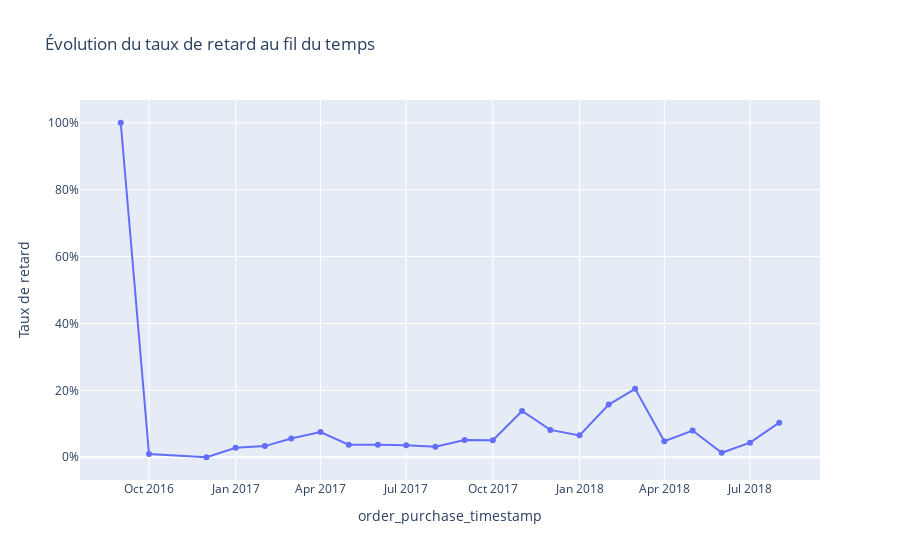

Notebook code for this chart:
### Code cell
monthly = (
    df.groupby(df["order_purchase_timestamp"].dt.to_period("M"))["delivered_late"]
    .mean()
    .reset_index()
)
monthly["order_purchase_timestamp"] = monthly["order_purchase_timestamp"].astype(str)

fig = px.line(
    monthly,
    x="order_purchase_timestamp",
    y="delivered_late",
    title="Évolution du taux de retard au fil du temps",
    markers=True
)
fig.update_yaxes(title="Taux de retard", tickformat=".0%")
fig.show()

### Figure 1 — Plotly figure (JSON) as saved in the notebook; plotly's stock layout.template omitted (floating-point values rounded to 4 significant figures)
{"data": [{"hovertemplate": "order_purchase_timestamp=%{x}<br>delivered_late=%{y}<extra></extra>", "legendgroup": "", "line": {"color": "#636efa", "dash": "solid"}, "marker": {"symbol": "circle"}, "mode": "lines+markers", "name": "", "orientation": "v", "showlegend": false, "type": "scatter", "x": ["2016-09", "2016-10", "2016-12", "2017-01", "2017-02", "2017-03", "2017-04", "2017-05", "2017-06", "2017-07", "2017-08", "2017-09", "2017-10", "2017-11", "2017-12", "2018-01", "2018-02", "2018-03", "2018-04", "2018-05", "2018-06", "2018-07", "2018-08"], "xaxis": "x", "y": [1.0, 0.009404, 0.0, 0.02848, 0.03337, 0.05627, 0.07513, 0.03772, 0.03755, 0.03623, 0.03148, 0.0513, 0.05063, 0.1383, 0.08178, 0.06545, 0.1575, 0.2047, 0.04791, 0.0799, 0.01342, 0.04368, 0.1035], "yaxis": "y"}], "layout": {"legend": {"tracegroupgap": 0}, "title": {"text": "Évolution du taux de retard au fil du temps"}, "xaxis": {"anchor": "y", "domain": [0, 1], "title": {"text": "order_purchase_timestamp"}}, "yaxis": {"anchor": "x", "domain": [0, 1], "tickformat": ".0%", "title": {"text": "Taux de retard"}}}}
